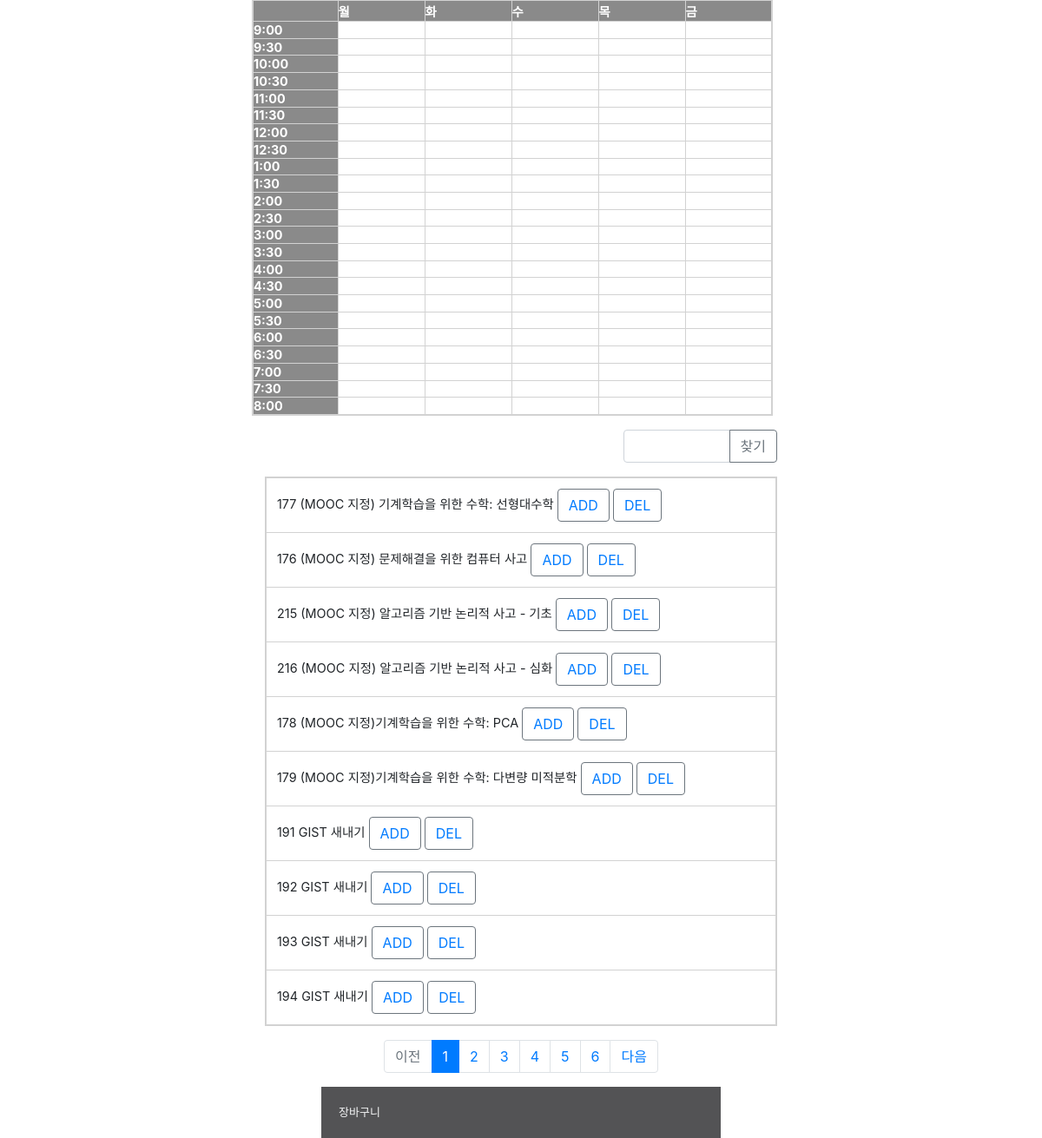
The app's page /timetable/ (middle part), older data.
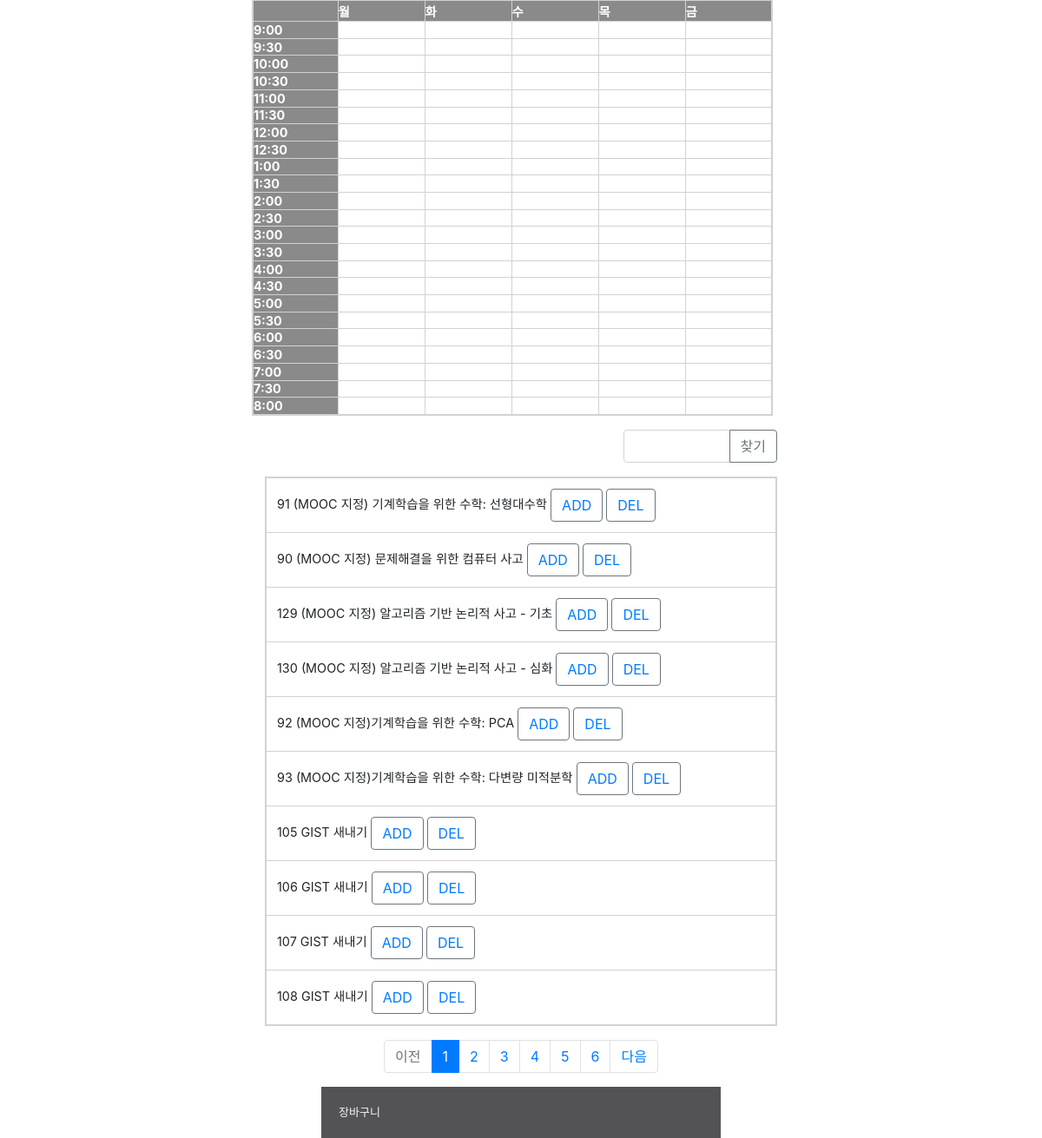
The same page, newer data.
### timetable/models.py (models this page shows, shortened)
class SubjectInfo(models.Model):
    name=models.CharField(max_length=100, blank=True, null=True)
    code=models.CharField(max_length=100, blank=True, null=True)
    professor1=models.CharField(max_length=100, blank=True, null=True)
    professor2=models.CharField(max_length=100, blank=True, null=True)
    day1=models.CharField(max_length=1, blank=True, null=True)
    day2=models.CharField(max_length=1, blank=True, null=True)
    day3=models.CharField(max_length=1, blank=True, null=True)
    day4=models.CharField(max_length=1, blank=True, null=True)
    start_h1=models.PositiveSmallIntegerField(blank=True, null=True)
    start_m1=models.PositiveSmallIntegerField(blank=True, null=True)
    fin_h1=models.PositiveSmallIntegerField(blank=True, null=True)
    fin_m1=models.PositiveSmallIntegerField(blank=True, null=True)
    start_h2=models.PositiveSmallIntegerField(blank=True, null=True)
    start_m2=models.PositiveSmallIntegerField(blank=True, null=True)
    fin_h2=models.PositiveSmallIntegerField(blank=True, null=True)
    fin_m2=models.PositiveSmallIntegerField(blank=True, null=True)
    start_m3=models.PositiveSmallIntegerField(blank=True, null=True)
    start_h3=models.PositiveSmallIntegerField(blank=True, null=True)
    fin_h3=models.PositiveSmallIntegerField(blank=True, null=True)
    fin_m3=models.PositiveSmallIntegerField(blank=True, null=True)
    start_h4=models.PositiveSmallIntegerField(blank=True, null=True)
    start_m4=models.PositiveSmallIntegerField(blank=True, null=True)
    fin_h4=models.PositiveSmallIntegerField(blank=True, null=True)
    fin_m4=models.PositiveSmallIntegerField(blank=True, null=True)
    start_time1=models.CharField(max_length=100, blank=True, null=True)
    start_time2=models.CharField(max_length=100, blank=True, null=True)
    start_time3=models.CharField(max_length=100, blank=True, null=True)
    start_time4=models.CharField(max_length=100, blank=True, null=True)
    finish_time1=models.CharField(max_length=100, blank=True, null=True)
    finish_time2=models.CharField(max_length=100, blank=True, null=True)
    finish_time3=models.CharField(max_length=100, blank=True, null=True)
    finish_time4=models.CharField(max_length=100, blank=True, null=True)
    count = models.PositiveSmallIntegerField(blank=True, null=True)
    choice = models.ManyToManyField(User, related_name='choice_subject')
    added = models.BooleanField(default=False)

### timetable/views.py (the view)
# urls.py: path('', views.main),
def main(request):
    page = request.GET.get('page', '1')  # 페이지
    kw = request.GET.get('kw', '')  # 검색어
    subject_list = SubjectInfo.objects.order_by('name')
    if kw:
        subject_list = subject_list.filter(
            Q(name__icontains=kw) |
            Q(professor1__icontains=kw)
        )
    paginator = Paginator(subject_list, 10)
    page_obj = paginator.get_page(page)
    context = {'subject_list': page_obj, 'page': page, 'kw': kw}
    return render(request, 'timetable/main.html', context)

### templates/timetable/main.html (shortened to what the changed rows need)
{% load static %}
<html lang="en">
<head>
    <link rel="stylesheet" type="text/css" href="{% static 'style_signup.css' %}" />
    <link rel="stylesheet" type="text/css" href="{% static 'bootstrap.min.css' %}">
</head>
<body>
{% include "navbar.html" %}
<div class="line">
    <div id="login_back">
        <table width="600" height="480" style="color: #121212">
            <tr width="10%">
                <th id="table0_0"></th>
                <th id="table0_1">월</th>
                <th id="table0_2">화</th>
                <th id="table0_3">수</th>
                <th id="table0_4">목</th>
                <th id="table0_5">금</th>
            </tr>
            <tr>
                <th id="table2_0">9:00</th>
            </tr>
            <tr>
                <th id="table3_0">9:30</th>
            </tr>
            <tr>
                <th id="table4_0">10:00</th>
            </tr>
            <tr>
                <th id="table6_0">10:30</th>
            </tr>
            <tr>
                <th id="table7_0">11:00</th>
            </tr>
            <tr>
                <th id="table5_0">11:30</th>
            </tr>
            <tr>
                <th id="table6_0">12:00</th>
            </tr>
            <tr>
                <th id="table7_0">12:30</th>
            </tr>
            <tr>
                <th id="table8_0">1:00</th>
            </tr>
            <tr>
                <th id="table9_0">1:30</th>
            </tr>
            <tr>
                <th id="table10_0">2:00</th>
            </tr>
            <tr>
                <th id="table11_0">2:30</th>
            </tr>
            <tr>
                <th id="table12_0">3:00</th>
            </tr>
            <tr>
                <th id="table13_0">3:30</th>
            </tr>
            <tr>
                <th id="table14_0">4:00</th>
            </tr>
            <tr>
                <th id="table15_0">4:30</th>
            </tr>
            <tr>
                <th id="table16_0">5:00</th>
            </tr>
            <tr>
                <th id="table17_0">5:30</th>
            </tr>
            <tr>
                <th id="table18_0">6:00</th>
            </tr>
            <tr>
                <th id="table19_0">6:30</th>
            </tr>
            <tr>
                <th id="table20_0">7:00</th>
            </tr>
            <tr>
                <th id="table21_0">7:30</th>
            </tr>
            <tr>
                <th id="table22_0">8:00</th>
            </tr>
        </table>
        <div class="container my-3">
            <table class = "table">
                <tbody>
                {% if subject_list %}
                {% for subject in subject_list %}
                <tr class="text-center">
                    <td class = "text-left">
                        <div>
                            {{ subject.id }}
                            {{ subject.name }}
                            <button method="get" class="btn btn-outline-secondary"> <a href="{% url 'timetable:add' subject.id %}"> ADD </a> </button>
                            <button method="get" class="btn btn-outline-secondary"> <a href="{% url 'timetable:del' subject.id %}"> DEL </a> </button>
                        </div>
                    </td>
                </tr>
                {% endfor %}
                {% else %}
                <tr>
                    <td colspan="3">강의가 없습니다.</td>
                </tr>
                {% endif %}
                </tbody>
            </table>
            <ul class="pagination justify-content-center">
                {% for page_number in subject_list.paginator.page_range %}
                {% if page_number >= subject_list.number|add:-5 and page_number <= subject_list.number|add:5 %}
                {% if page_number == subject_list.number %}
                <li class="page-item active" aria-current="page">
                    <a class="page-link" data-page="{{ page_number }}" href="#">{{ page_number }}</a>
                </li>
                {% else %}
                <li class="page-item">
                    <a class="page-link" data-page="{{ page_number }}" href="#">{{ page_number }}</a>
                </li>
                {% endif %}
                {% endif %}
                {% endfor %}
            </ul>
        </div>
    </div>
</div>
</html>

Row changes from the older to the newer data that the page shows:
no longer on this page (row edited): SubjectInfo: id "177", name "(MOOC 지정) 기계학습을 위한 수학: 선형대수학"
no longer on this page (row edited): SubjectInfo: id "176", name "(MOOC 지정) 문제해결을 위한 컴퓨터 사고"
removed SubjectInfo: id "215", name "(MOOC 지정) 알고리즘 기반 논리적 사고 - 기초"
removed SubjectInfo: id "216", name "(MOOC 지정) 알고리즘 기반 논리적 사고 - 심화"
no longer on this page (row edited): SubjectInfo: id "178", name "(MOOC 지정)기계학습을 위한 수학: PCA"
no longer on this page (row edited): SubjectInfo: id "179", name "(MOOC 지정)기계학습을 위한 수학: 다변량 미적분학"
removed SubjectInfo: id "191", name "GIST 새내기"
removed SubjectInfo: id "192", name "GIST 새내기"
removed SubjectInfo: id "193", name "GIST 새내기"
removed SubjectInfo: id "194", name "GIST 새내기"
now on this page (row edited): SubjectInfo: id "91", name "(MOOC 지정) 기계학습을 위한 수학: 선형대수학"
now on this page (row edited): SubjectInfo: id "90", name "(MOOC 지정) 문제해결을 위한 컴퓨터 사고"
now on this page (row edited): SubjectInfo: id "129", name "(MOOC 지정) 알고리즘 기반 논리적 사고 - 기초"
now on this page (row edited): SubjectInfo: id "130", name "(MOOC 지정) 알고리즘 기반 논리적 사고 - 심화"
now on this page (row edited): SubjectInfo: id "92", name "(MOOC 지정)기계학습을 위한 수학: PCA"
now on this page (row edited): SubjectInfo: id "93", name "(MOOC 지정)기계학습을 위한 수학: 다변량 미적분학"
now on this page (row edited): SubjectInfo: id "105", name "GIST 새내기"
now on this page (row edited): SubjectInfo: id "106", name "GIST 새내기"
now on this page (row edited): SubjectInfo: id "107", name "GIST 새내기"
now on this page (row edited): SubjectInfo: id "108", name "GIST 새내기"
